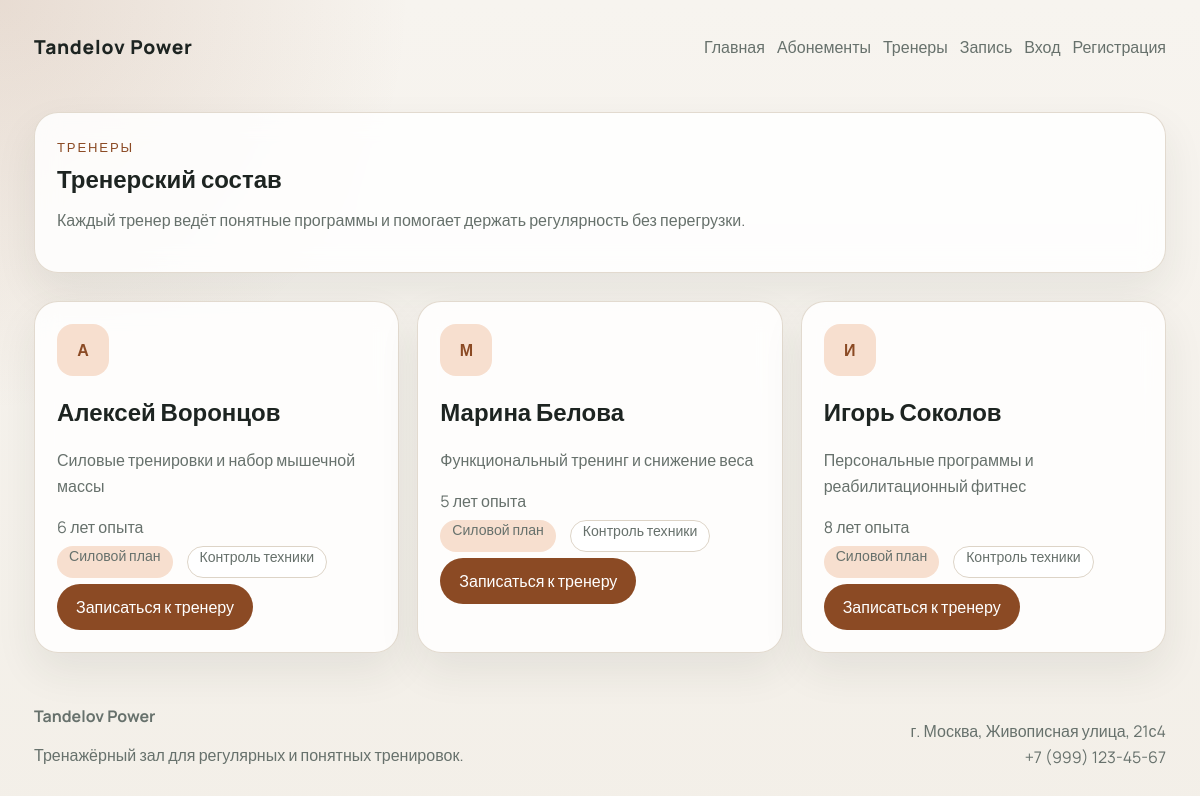
The app's page /trainers, older data.
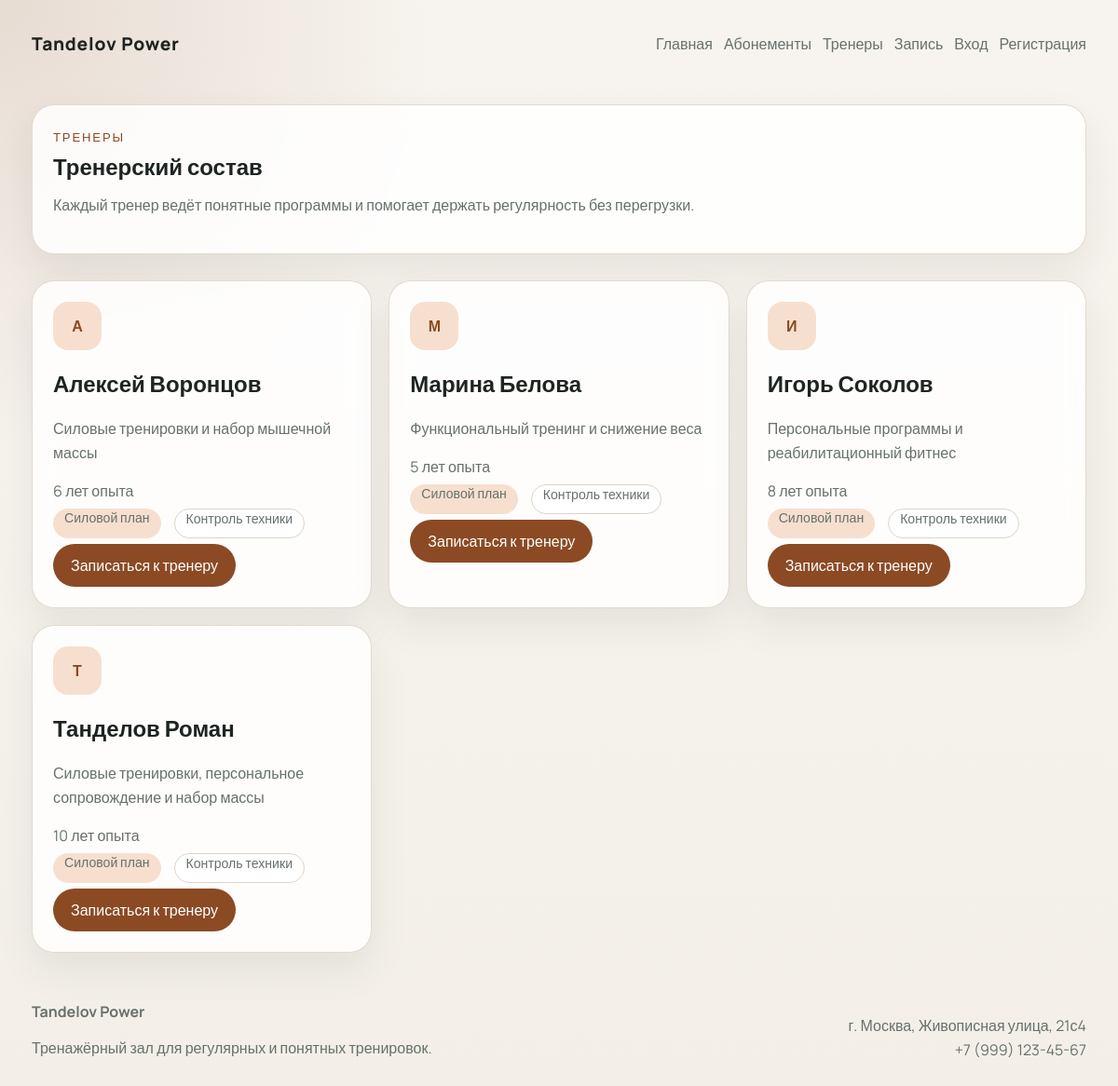
The same page, newer data.
### app/models.py (models this page shows)
class Trainer(Base):
    __tablename__ = "trainers"
    id = Column(Integer, primary_key=True, index=True)
    user_id = Column(Integer, ForeignKey("users.id"), nullable=True, unique=True, index=True)
    name = Column(String(120), nullable=False)
    specialization = Column(String(200), nullable=False)
    experience = Column(String(120), nullable=False)
    bio = Column(Text, nullable=False, default="")
    user = relationship("User", back_populates="trainer")
    bookings = relationship("Booking", back_populates="trainer_profile")
    workout_history = relationship("WorkoutHistory", back_populates="trainer")

### app/main.py (the view)
@app.get("/trainers", response_class=HTMLResponse)
def trainers_page(request: Request, db: Session = Depends(get_db), user: User | None = Depends(current_user_optional)):
    return templates.TemplateResponse("trainers.html", {"request": request, **get_base_context(db, user)})

### templates/trainers.html (shortened to what this page needs)
{% extends "base.html" %}
{% block content %}
<section class="page-intro">
    <span class="eyebrow">Тренеры</span>
    <h1>Тренерский состав</h1>
    <p>Каждый тренер ведёт понятные программы и помогает держать регулярность без перегрузки.</p>
</section>
<section class="section">
    <div class="grid grid-3">
        {% for trainer in trainers %}
        <article class="trainer-card trainer-card-large">
            <div class="trainer-avatar">{{ trainer.name[0] }}</div>
            <h2>{{ trainer.name }}</h2>
            <p>{{ trainer.specialization }}</p>
            <span>{{ trainer.experience }}</span>
            <div class="trainer-tags">
                <span class="pill">Силовой план</span>
                <span class="pill pill-soft">Контроль техники</span>
            </div>
            <a href="/booking?trainer={{ trainer.name | urlencode }}" class="button button-primary">Записаться к тренеру</a>
        </article>
        {% endfor %}
    </div>
</section>
{% endblock %}

### templates/base.html (shortened to what this page needs)
<!DOCTYPE html>
<html lang="ru">
<head>
    <link rel="stylesheet" href="{{ url_for('static', path='/css/styles.css') }}">
</head>
<body>
    <div class="page-shell">
        <header class="site-header">
            <a href="/" class="brand">{{ gym_name }}</a>
            <nav class="nav">
                <a href="/">Главная</a>
                <a href="/memberships">Абонементы</a>
                <a href="/trainers">Тренеры</a>
                <a href="/booking">Запись</a>
                {% if current_user %}
                <a href="{{ dashboard_link }}">Кабинет</a>
                {% if current_user.role == "admin" %}
                <a href="/admin">CRM</a>
                {% endif %}
                <a href="/logout">Выход</a>
                {% else %}
                <a href="/login">Вход</a>
                <a href="/register">Регистрация</a>
                {% endif %}
            </nav>
        </header>
        <main>
            {% block content %}{% endblock %}
        </main>
        <footer class="site-footer">
            <div>
                <strong>{{ gym_name }}</strong>
                <p>Тренажёрный зал для регулярных и понятных тренировок.</p>
            </div>
            <div class="footer-contacts">
                <span>г. Москва, Живописная улица, 21с4</span>
                <span>+7 (999) 123-45-67</span>
            </div>
        </footer>
    </div>
</body>
</html>

### static/css/styles.css (style rules this page uses)
:root { --bg: #f3efe8; --surface: rgba(255, 255, 255, 0.85); --surface-strong: #ffffff; --text: #1d2421; --muted: #67716c; --line: #ddd4c7; --accent: #8b4a24; --accent-soft: #f7dfcf; --danger: #a24b45; --accent-ink: #492715; --shadow: 0 18px 42px rgba(40, 47, 43, 0.08); --radius: 24px; }
* { box-sizing: border-box; }
body { margin: 0; font-family: "Manrope", sans-serif; color: var(--text); background: radial-gradient(circle at top left, rgba(139, 74, 36, 0.14), transparent 28%), linear-gradient(180deg, #f7f4ef 0%, var(--bg) 100%); }
a { color: inherit; text-decoration: none; }
.page-shell { max-width: 1180px; margin: 0 auto; padding: 24px; }
.site-header, .site-footer, .nav, .hero-actions, .section-heading.with-link, .panel-heading, .admin-filters, .membership-side, .client-card-header, .client-card-meta, .stack-head, .inline-form { display: flex; justify-content: space-between; align-items: center; gap: 12px; }
.site-header { padding: 10px 0 24px; }
.brand { font-weight: 800; font-size: 1.2rem; letter-spacing: 0.04em; }
.nav { flex-wrap: wrap; color: var(--muted); }
.hero, .page-intro, .panel, .info-card, .trainer-card, .membership-card, .membership-detail, .contact-card, .map-card, .booking-form, .booking-aside, .stat-card, .stack-card, .client-card { background: var(--surface); border: 1px solid rgba(221, 212, 199, 0.85); box-shadow: var(--shadow); border-radius: var(--radius); backdrop-filter: blur(12px); }
.hero h1, .page-intro h1, .section-heading h2 { margin: 10px 0 12px; line-height: 1.04; }
.page-intro, .section, .site-footer { margin-top: 28px; }
.page-intro, .panel, .info-card, .trainer-card, .membership-card, .membership-detail, .contact-card, .map-card, .booking-form, .booking-aside, .stat-card, .stack-card, .client-card { padding: 22px; }
.hero-copy p, .page-intro p, .info-card p, .trainer-card p, .membership-card p, .membership-detail p, .contact-card p, .map-placeholder p, .booking-aside li, .site-footer p, .muted-text, .stack-card p { color: var(--muted); line-height: 1.6; }
.eyebrow { display: inline-block; font-size: 0.82rem; text-transform: uppercase; letter-spacing: 0.14em; color: var(--accent); }
.button { display: inline-flex; align-items: center; justify-content: center; min-height: 46px; padding: 0 18px; border-radius: 999px; border: 1px solid transparent; cursor: pointer; transition: 0.2s ease; }
.button-primary { background: var(--accent); color: #fff; }
.hero-panel, .stack-list, .clients-list, .client-bookings, .account-app, .account-role-block, .trainer-tags { display: grid; gap: 14px; }
.metric-card, .stat-card, .pill, .info-banner { border-radius: 18px; }
.pill { display: inline-flex; align-items: center; justify-content: center; min-height: 32px; padding: 0 12px; background: var(--accent-soft); color: var(--accent-ink); font-size: 0.88rem; }
.pill-soft { background: rgba(255, 255, 255, 0.8); color: var(--accent); border: 1px solid var(--line); }
.metric-card span, .stat-card span, .trainer-card span, .membership-card strong, .membership-side strong { display: block; color: var(--muted); }
.grid, .contact-layout, .booking-layout, .admin-grid, .account-grid, .form-grid, .stats-grid, .gallery-grid { display: grid; gap: 18px; }
.grid-3 { grid-template-columns: repeat(3, minmax(0, 1fr)); }
.trainer-avatar { width: 52px; height: 52px; border-radius: 16px; display: grid; place-items: center; background: var(--accent-soft); color: var(--accent); font-weight: 800; margin-bottom: 18px; }
.trainer-tags { grid-template-columns: repeat(2, minmax(0, max-content)); margin: 8px 0 6px; }
.site-footer { padding: 24px 0 36px; color: var(--muted); }
.footer-contacts { display: grid; gap: 4px; text-align: right; }

Row changes from the older to the newer data that the page shows:
added Trainer: name "Т", name "Танделов Роман", specialization "Силовые тренировки, персональное сопровождение и набор массы", experience "10 лет опыта"
